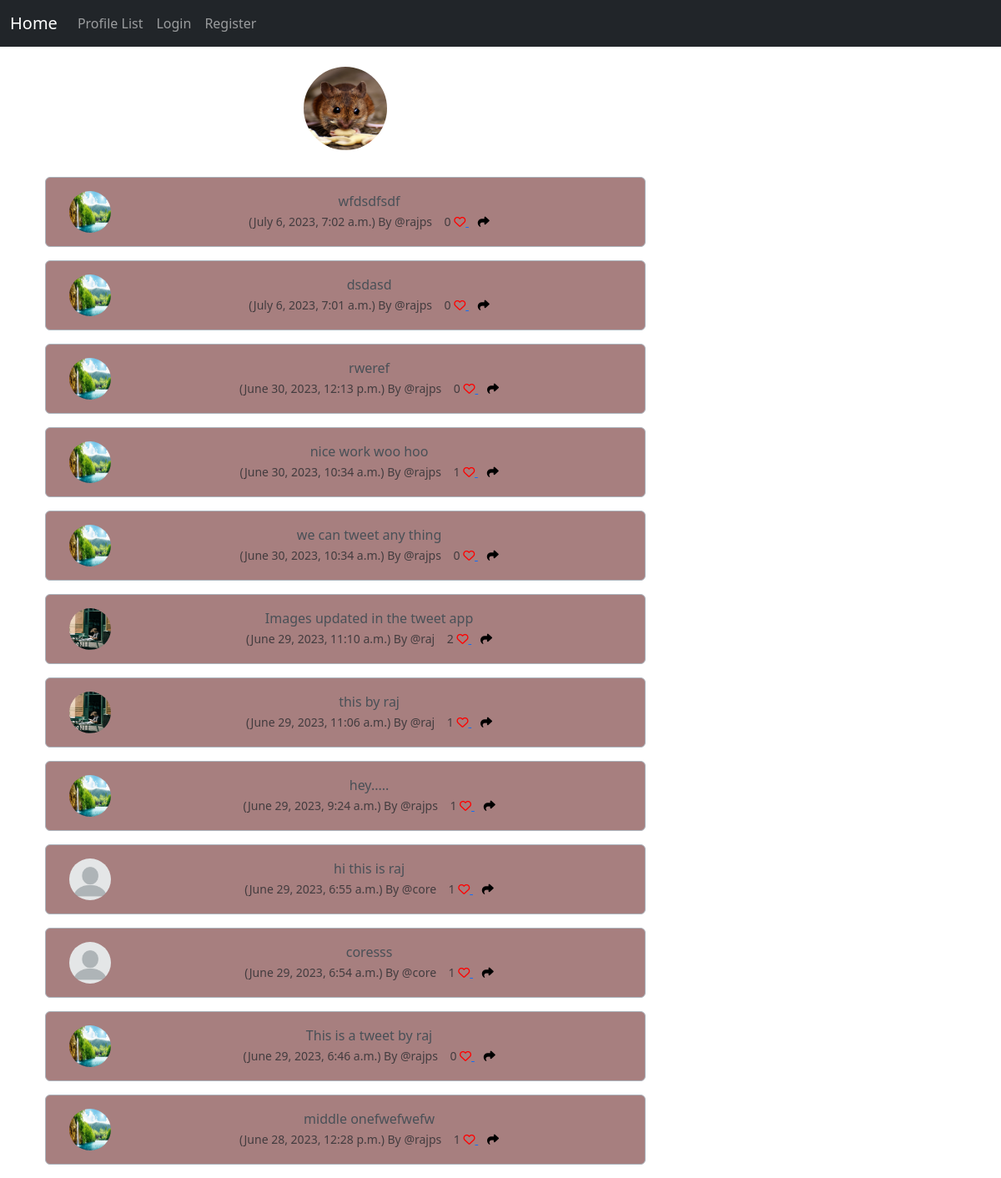
The page / on the database its author committed.
### muskeer/models.py (models this page shows, shortened)
class Meep(models.Model):
    user = models.ForeignKey(User, related_name='meeps', on_delete=models.DO_NOTHING)
    body = models.CharField(max_length= 200)
    created_at = models.DateTimeField(auto_now_add=True)
    likes = models.ManyToManyField(User, related_name='meep_like', blank=True)
    def number_of_likes(self):
        return self.likes.count()

class Profile(models.Model):
    user = models.OneToOneField(User, on_delete=models.CASCADE)
    follows = models.ManyToManyField('self',
        related_name='followed_by',
        symmetrical=False,
        blank=True)
    date_modified = models.DateTimeField(User, auto_now=True)
    profile_image = models.ImageField(null=True, blank=True, upload_to='images/')
    profile_bio = models.CharField(null=True,blank=True,max_length=500)
    homepage_link = models.CharField(null=True,blank=True,max_length=100)
    facebook_link = models.CharField(null=True, blank=True, max_length=100)
    instagram_link = models.CharField(null=True,blank=True,max_length=100)

### muskeer/views.py (the view)
# urls.py: path('', views.home, name='home'),
def home(request):
    if request.user.is_authenticated:
        form = MeepForm(request.POST or None)
        if request.method =='POST':
            if form.is_valid():
                meep = form.save(commit=False)
                meep.user = request.user
                meep.save()
                messages.success(request, ('Your Tweet has been posted'))
                return redirect('home')
        meeps = Meep.objects.all().order_by('-created_at')
        return render(request, 'home.html',{'meeps': meeps,'form': form})
    else:
        meeps = Meep.objects.all().order_by('-created_at')
        return render(request, 'home.html', {'meeps': meeps})

### templates/home.html (shortened to what this page needs)
{% extends 'base.html' %}
{% load static %}
{% block content %}
        <div class="container text-center">
            <div class="row">
                <div class="col-8">
                    <h1><img src="{% static 'images/2.jpg' %}" width="100" height="100" class="rounded-circle" alt="{{ profile.user.username }}"></h1>
                    <br />
                    {% for meep in meeps %}
                    <div class="alert alert-dark" role="alert" style="background-color: rgb(167, 127, 127);">
                        <div class="container">
                            <div class="row">
                                <div class="col-1">
                                    {% if meep.user.profile.profile_image %}
                                    <img src="{{ meep.user.profile.profile_image.url }}" width="50" height="50" class="rounded-circle" alt="{{ profile.user.username }}">
                                    {% else %}
                                    <img src="{% static 'images/1.png' %}" width="50" height="50" class="rounded-circle" alt="{{ profile.user.username }}">
                                    {% endif %}
                                </div>
                                <div class="col-11">
                        {{ meep.body }} <br />
                        <small class="text-muted">
                            ({{ meep.created_at }})
                             By
                            @{{ meep.user.username}}
                                 {{meep.number_of_likes }}
                                {% if user in meep.likes.all %}
                                    <a href="{% url 'meep_like' meep.id %}">
                                        <i class="fa-solid fa-heart" style="color: red;"></i>
                                    </a>
                                {% else %}
                                    <a href="{% url 'meep_like' meep.id %}">
                                        <i class="fa  fa-heart-o" style="color: red;"></i>
                                    </a>
                                {% endif %}
                                <a href="{% url 'meep_show'  meep.id %}">
                                    <i class="fa-solid fa-share" style="color: black;"></i>
                                </a>
                        </small>
                    </div><br><br>
                         </div>
                    </div>
                </div>
                    {% endfor %}
                </div>
                <div class="col-4">
                    <br><br><br>
                </div>
{% endblock %}

### rows shown on the page
Meep: user.profile.profile_image (picture), body "wfdsdfsdf", created_at "July 6, 2023, 7:02 a.m.", user.username "rajps", number_of_likes "0"
Meep: user.profile.profile_image (picture), body "dsdasd", created_at "July 6, 2023, 7:01 a.m.", user.username "rajps", number_of_likes "0"
Meep: user.profile.profile_image (picture), body "rweref", created_at "June 30, 2023, 12:13 p.m.", user.username "rajps", number_of_likes "0"
Meep: user.profile.profile_image (picture), body "nice work woo hoo", created_at "June 30, 2023, 10:34 a.m.", user.username "rajps", number_of_likes "1"
Meep: user.profile.profile_image (picture), body "we can tweet any thing", created_at "June 30, 2023, 10:34 a.m.", user.username "rajps", number_of_likes "0"
Meep: user.profile.profile_image (picture), body "Images updated in the tweet app", created_at "June 29, 2023, 11:10 a.m.", user.username "raj", number_of_likes "2"
Meep: user.profile.profile_image (picture), body "this by raj", created_at "June 29, 2023, 11:06 a.m.", user.username "raj", number_of_likes "1"
Meep: user.profile.profile_image (picture), body "hey.....", created_at "June 29, 2023, 9:24 a.m.", user.username "rajps", number_of_likes "1"
Meep: body "hi this is raj", created_at "June 29, 2023, 6:55 a.m.", user.username "core", number_of_likes "1"
Meep: body "coresss", created_at "June 29, 2023, 6:54 a.m.", user.username "core", number_of_likes "1"
Meep: user.profile.profile_image (picture), body "This is a tweet by raj", created_at "June 29, 2023, 6:46 a.m.", user.username "rajps", number_of_likes "0"
Meep: user.profile.profile_image (picture), body "middle onefwefwefw", created_at "June 28, 2023, 12:28 p.m.", user.username "rajps", number_of_likes "1"
